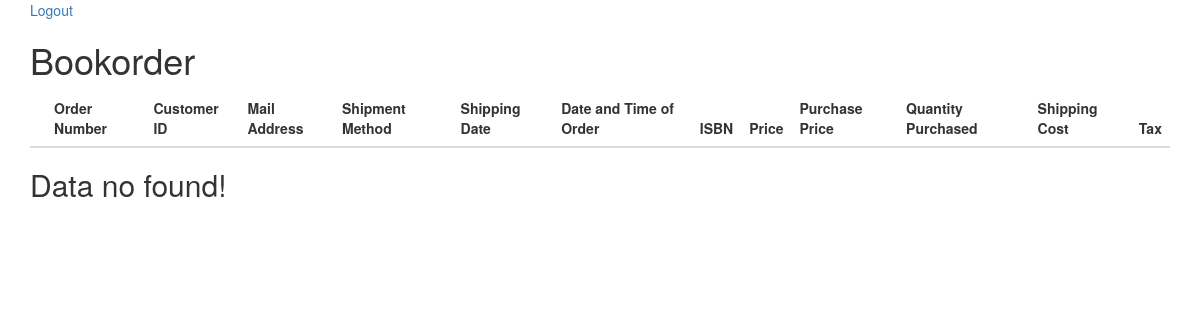
Before: / (signed in) with the older database file.
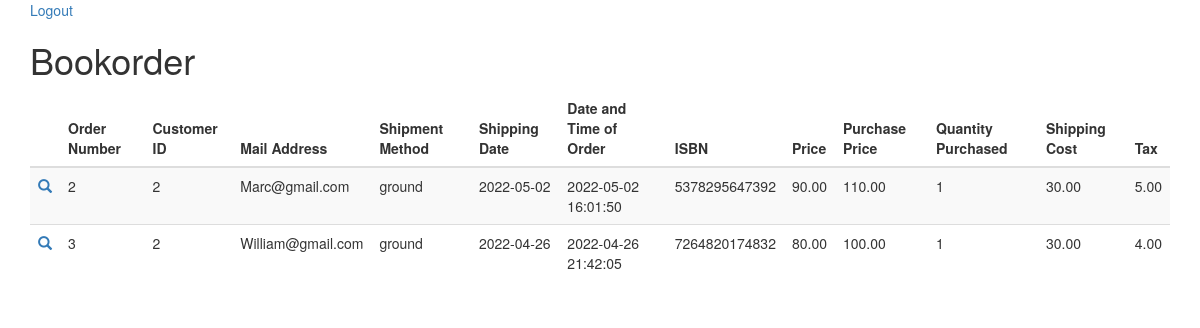
After: the same page with the newer database file.
### tables this page shows
CREATE TABLE bookorder(
    Order_Number INT NOT NULL AUTO_INCREMENT PRIMARY KEY,
    user_id INT,
    Mailing_Address VARCHAR(500),
    Credit_Card_Number VARCHAR(16),
    Shipment_Method VARCHAR(50),
    Shipping_Date DATE,
    Date_and_Time_of_Order DATETIME,
    ISBN VARCHAR(17),
    Price DECIMAL(7, 2),
    Purchase_Price DECIMAL(7, 2),
    Quantity_Purchased INT,
    Shipping_Cost DECIMAL(7, 2),
    Tax DECIMAL(7, 2)
);

### www/index.php (the view, shortened to what this page needs)
<!DOCTYPE html>
<html>
<head>
    <link rel="stylesheet" href="http://maxcdn.bootstrapcdn.com/bootstrap/3.3.6/css/bootstrap.min.css">
</head>
<body>
    <div class="container">
        <td colspan=2>
            <a href="logout.php">Logout</a>
        </td>
        <?php echo "<h1>Bookorder</h1>"; ?>
        <?php
        require_once '_route.php';
        $query = 'SELECT Order_Number, user_id, Mailing_Address, Shipment_Method, Shipping_Date, Date_and_Time_of_Order, ISBN, Price, Purchase_Price, Quantity_Purchased, Shipping_Cost, Tax From bookorder WHERE user_id = :user_id';
        $query = $read_db->prepare($query);
        $query->execute([':user_id' => $_SESSION['userid']] );
        $query->setFetchMode(PDO::FETCH_ASSOC);
        echo '<table class="table table-striped">';
        echo '<thead><tr><th></th><th>Order Number</th><th>Customer ID</th><th>Mail Address</th><th>Shipment Method</th><th>Shipping Date</th><th>Date and Time of Order</th><th>ISBN</th><th>Price</th><th>Purchase Price</th><th>Quantity Purchased</th><th>Shipping Cost</th><th>Tax</th></tr></thead>';
        if($query->rowCount() > 0){
            while($row = $query->fetch()) {
                echo '<tr>';
                echo '<td><a href="#"><span class="glyphicon glyphicon-search"></span></a></td>';
                foreach ($row as $key => $value) {
                    echo '<td>' . $value . '</td>';
                }
                echo '</tr>';
            }
            echo '</table>';
        }else{
            echo '</table>';
            echo '<h2>Data no found!</h2>';
        }
        ?>
    </div>
</body>
</html>

Changed rows visible on the page:
now on this page (row edited): bookorder: Order_Number "2", user "2", Mailing_Address "Marc@gmail.com", Shipment_Method "ground", Shipping_Date "2022-05-02", Date_and_Time_of_Order "2022-05-02 16:01:50", ISBN "5378295647392", Price "90.00", Purchase_Price "110.00", Quantity_Purchased "1", Shipping_Cost "30.00", Tax "5.00"
now on this page (row edited): bookorder: Order_Number "3", user "2", Mailing_Address "William@gmail.com", Shipment_Method "ground", Shipping_Date "2022-04-26", Date_and_Time_of_Order "2022-04-26 21:42:05", ISBN "7264820174832", Price "80.00", Purchase_Price "100.00", Quantity_Purchased "1", Shipping_Cost "30.00", Tax "4.00"
Other visible differences:
text no longer shown: "Data no found!"
